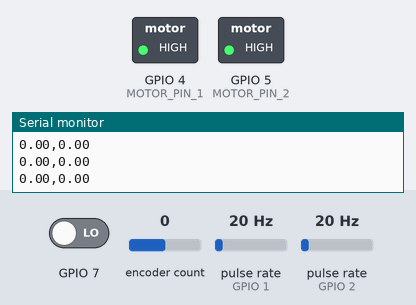
This program was run on a simulated ESP32-C3. Shown: switched loads named in the program (green lamp = pin HIGH), the last lines printed to the serial monitor. Wiring (inferred from the names in the program): 2 × pulse sensor: data GPIO 1 / data GPIO 2. The inputs (shaded band) are chosen by the test bench; at power-on: GPIO 7 LOW, encoder count 0, pulse rate (sensors on GPIO 1, GPIO 2) 20 Hz.

Above: at 1.2 s.
1.3 s: GPIO 7 driven HIGH
At 1.47 s:
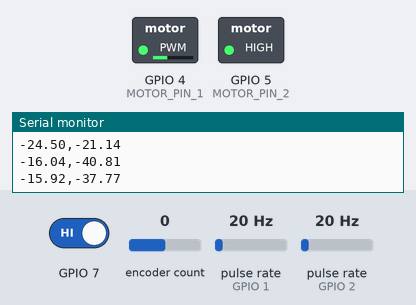
4.3 s: encoder count set to -1
At 6.57 s:
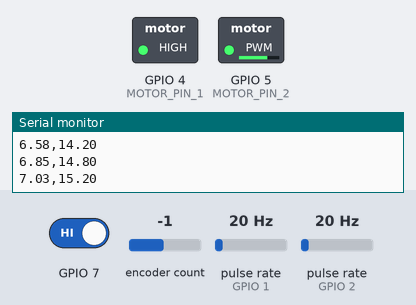
7.3 s: GPIO 7 driven LOW
At 7.9 s:
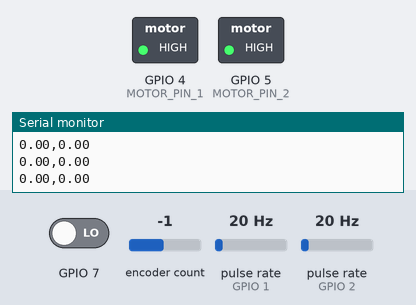
8.9 s: GPIO 7 driven HIGH
11.9 s: encoder count set to 0
Timing chart, 0 to 21.9 s (numbered marks = the images above; inputs shaded):
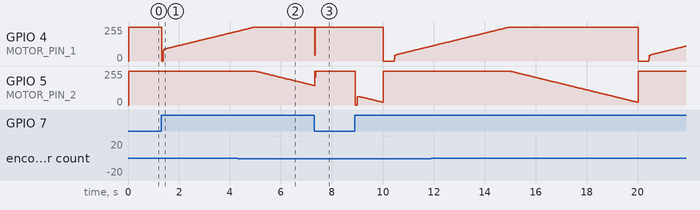

Measured:
- after the input at 7.3 s, GPIO 4 (MOTOR_PIN_1): 255/255 → 42/255 at once, → 255/255 0.02 s later, → 248/255 0.02 s later, → 255/255 0.02 s later

The program:

main.cpp
```cpp
#include <Arduino.h>
#include "constants.h"
#include "control_system.h"
#include "motor_control.h"

void setup()
{
    Serial.begin(115200);
    initMotorEncoding();
    pinMode(MOTOR_PIN_1, OUTPUT);
    pinMode(MOTOR_PIN_2, OUTPUT);
    pinMode(7, INPUT_PULLDOWN);

    analogWriteResolution(ANALOG_WRITE_RES_BITS);
    analogWriteFrequency(ANALOG_WRITE_FREQ_HZ);
}

void loop()
{
    static unsigned long prevPrint = 0;
    unsigned long now = millis();
    if (now - prevPrint >= 50)
    {
        prevPrint = now;
        Serial.print(getMotorVolts());
        Serial.print(',');
        Serial.print(getMotorRadsPerSec());
        Serial.println();
    }

    if (digitalRead(7) == HIGH)
    {
        // setMotorDesiredOmega(50 * sinf(TWO_PI*millis() / 1000 / 2));

        // setMotorDesiredOmega(50);

        setMotorDesiredOmega(100.0f * (millis() % 10000) / 10000.0f - 50.0f);
    }
    else
    {
        setMotorDesiredOmega(0);
    }
}
```

constants.h
```cpp
#pragma once
#include <Arduino.h>

#define RadPS2RPM(x) 60 * x / TWO_PI
#define RPM2RadPS(x) TWO_PI *x / 60
#define CLAMP(x, a, b) max(a, min(x, b))

constexpr uint8_t ANALOG_WRITE_RES_BITS = 10;
constexpr uint16_t ANALOG_HIGH = (1 << ANALOG_WRITE_RES_BITS) - 1;

constexpr int ANALOG_WRITE_FREQ_HZ = 10e3;

constexpr bool COUNT_UP = true;
constexpr bool AUTORELOAD = true;
constexpr bool EDGE = true;

// Only 1, 2, and 9 can be interrupted (I think)
constexpr int ENC_PIN_1 = 1;
constexpr int ENC_PIN_2 = 2;
constexpr float ENC_TICKS_PER_REV = 1203.2 / 2; // from datasheet

constexpr int MOTOR_PIN_1 = 4;
constexpr int MOTOR_PIN_2 = 5;

// Timing constants
constexpr int ENC_SAMPLE_RATE_HZ = 50;
constexpr float SAMPLE_TIME = 1.0f / ENC_SAMPLE_RATE_HZ;
constexpr float SAMPLE_TIME_MICROS = SAMPLE_TIME * 1E6;
constexpr float V_S = 24.5f;

// Math aliases
constexpr float T = SAMPLE_TIME;
constexpr float T_MICROS = SAMPLE_TIME_MICROS;

// Discrete state transition
constexpr float Ad[2][2] =
    {
        {1, 0.01625259},
        {0, 0.62525883}};

// Voltage forcing entry
constexpr float Bd[2][1] =
    {
        {0.00862669},
        {0.86266893}};

// Measurement
constexpr float C[1][2] = {{1, 0}};

// Kalman gains
constexpr float L[2][1] =
{
	{1.0097732339945384},
	{0.5705986966121414}
};

constexpr float Kp = 1.10326566637226;
constexpr float Ki = 23.1685789938203;
constexpr float Kd = 0;

constexpr float V_i_max = 10;
constexpr float i_max = 100;
```

control_system.cpp
```cpp
#include "constants.h"
#include "control_system.h"
#include "motor_control.h"

RotaryEncoder encoder(ENC_PIN_1, ENC_PIN_2, RotaryEncoder::LatchMode::TWO03);

// Radians
float theta_raw = 0;
float theta_e = 0;
float omega_e = 0;

float u = getMotorVolts();

void updateSystemEstimate()
{
    // "A priori" state estimates from model dynamics only. Ad*x + Bd*u
    float theta_prior = Ad[0][0] * theta_e + Ad[0][1] * omega_e + Bd[0][0] * u;
    float omega_prior = Ad[1][0] * theta_e + Ad[1][1] * omega_e + Bd[1][0] * u;

    // filter innovation from measurement error vs expectation
    theta_raw = encoderTicksToRadians(encoder.getPosition());
    float err = theta_raw - C[0][0] * theta_e - C[0][1] * omega_e;
    float theta_correction = L[0][0] * err;
    float omega_correction = L[1][0] * err;

    // "A posteriori" state estimates
    theta_e = theta_prior + theta_correction;
    omega_e = omega_prior + omega_correction;
}

void runControlLaw()
{
    static float prevOmegaErr = 0;

    // Error integral and derivative recursive filters
    static float i = 0;
    static float d = 0;

    float omegaErr = getMotorDesiredOmega() - omega_e;

    // Bilinear transform (Tustin) PID controller, recursive update
    float p = Kp * omegaErr;
    i = CLAMP(i + (T / 2) * (omegaErr + prevOmegaErr), -i_max, i_max);
    d = (2 * Kd * (omegaErr - prevOmegaErr) - (T - 2 * Kd) * d) / (T + 2 * Kd);

    // This output will be the next sample's "previous output", u_{k-1}
    u = setMotorVoltsClamp(p + Ki * i + d);

    prevOmegaErr = omegaErr;
}

IRAM_ATTR void onEncoderPulse() { encoder.tick(); }

void attachEncoderInterrupts()
{
    attachInterrupt(digitalPinToInterrupt(ENC_PIN_1), onEncoderPulse, CHANGE);
    attachInterrupt(digitalPinToInterrupt(ENC_PIN_2), onEncoderPulse, CHANGE);
}

hw_timer_t *timer0_config;

// Discrete-time system sample routine
IRAM_ATTR void onTimerTick()
{
    // The order matters because of what each does with the stored system output
    updateSystemEstimate();
    runControlLaw();
}

void beginControlSampleTimer(unsigned int T_micros)
{
    // Subdivide to microseconds: 80 MHz -> 1 MHz (to count microseconds)
    timer0_config = timerBegin(0, 80, COUNT_UP);
    timerAttachInterrupt(timer0_config, onTimerTick, AUTORELOAD);
    timerAlarmWrite(timer0_config, T_micros, EDGE);
    timerAlarmEnable(timer0_config);
}

float getMotorPosRadsRaw()
{
    return theta_raw;
}

float getMotorPosRads()
{
    return theta_e;
}

float getMotorRadsPerSec()
{
    return omega_e;
}
```

control_system.h
```cpp
#pragma once

#include <Arduino.h>
#include <RotaryEncoder.h>
#include "constants.h"

// Takes an angle and maps it to [-pi, pi] to give some more useful orientation
// information
inline float wrapPlusMinusPi(float angleRads)
{
    angleRads = fmod(angleRads + PI, TWO_PI);
    if (angleRads < 0)
        angleRads += TWO_PI;
    return angleRads - PI;
}

constexpr float encoderTicksToRadians(float encoderTicks)
{
    return encoderTicks / ENC_TICKS_PER_REV * TWO_PI;
}

constexpr float radiansToEncoderTicks(float rads)
{
    return rads / TWO_PI * ENC_TICKS_PER_REV;
}

// Call once on program initialization to start the encoder monitoring routine
void attachEncoderInterrupts();

// Uses noise and disturbance priors to infer what the most likely current state
// of the system is. Updates angle and angular velocity estimates.
// Should be called as often as the configured sample time as accurately as possible.
void updateSystemEstimate();

// Determine what the best output is at the current time to reach the current
// desired state.
void runControlLaw();

void beginControlSampleTimer(unsigned int refreshPeriodMicros);

inline void initMotorEncoding()
{
    attachEncoderInterrupts();
    beginControlSampleTimer(SAMPLE_TIME_MICROS);
}

// Returns the raw encoder angle at the moment
float getMotorPosRadsRaw();

// Returns the most likely current raw encoder value given the system dynamics
// and prior beliefs about modeling and noise
float getMotorPosRads();

// Returns the most likely current encoder radians per second given dynamics
// and prior beliefs about modeling and noise
float getMotorRadsPerSec();
```

motor_control.cpp
```cpp
#include <Arduino.h>
#include "motor_control.h"
#include "constants.h"

float appliedVolts = 0;
float desiredOmega = 0;

float setMotorVoltsClamp(float volts)
{
    appliedVolts = CLAMP(volts, -V_S, V_S);

    int outPWM = appliedVolts / V_S * ANALOG_HIGH;

    // Brake mode (friendly, linear-looking)
    int outPin1 = (volts > 0) ? ANALOG_HIGH : ANALOG_HIGH + outPWM;
    int outPin2 = (volts > 0) ? ANALOG_HIGH - outPWM : ANALOG_HIGH;

    // Coast mode (nonlinear, hard to model, much more energy-efficient)
    // int outPin1 = (volts > 0) ? outPWM : 0;
    // int outPin2 = (volts > 0) ? 0 : -outPWM;

    analogWrite(MOTOR_PIN_1, outPin1);
    analogWrite(MOTOR_PIN_2, outPin2);

    return appliedVolts;
}

float getMotorVolts()
{
    return appliedVolts;
}

void setMotorDesiredOmega(float omega)
{
    desiredOmega = omega;
}

float getMotorDesiredOmega()
{
    return desiredOmega;
}
```

motor_control.h
```cpp
#pragma once

// volts - how many volts to apply to the motor (+ is CCW in shaft axis)
// returns how many volts were really applied, subject to constraints
// NOTE: doesn't actually measure the voltage at the terminals for the return value
float setMotorVoltsClamp(float volts);

float getMotorVolts();

void setMotorDesiredOmega(float omega);

float getMotorDesiredOmega();
```
